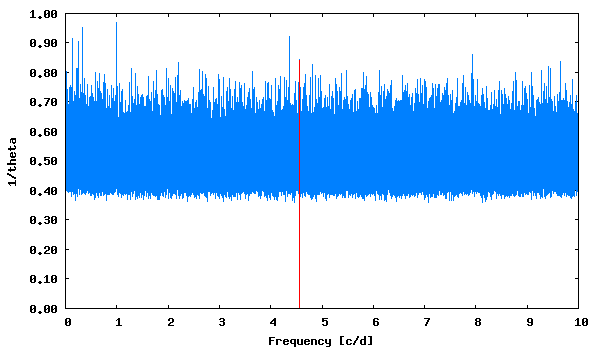

Write the gnuplot code that produced this figure.
set term png size 600,350 medium
set colors classic
set output "phase_lc_6.lk.png"
set xlabel "Frequency [c/d]"
set ylabel "1/theta"
set format y "%5.2f"
plot [] "lk.periodogram" using 1:2 with lines linecolor 3 title "", "<echo '4.560893  0.84'" with impulses linecolor 1 title ""
 
